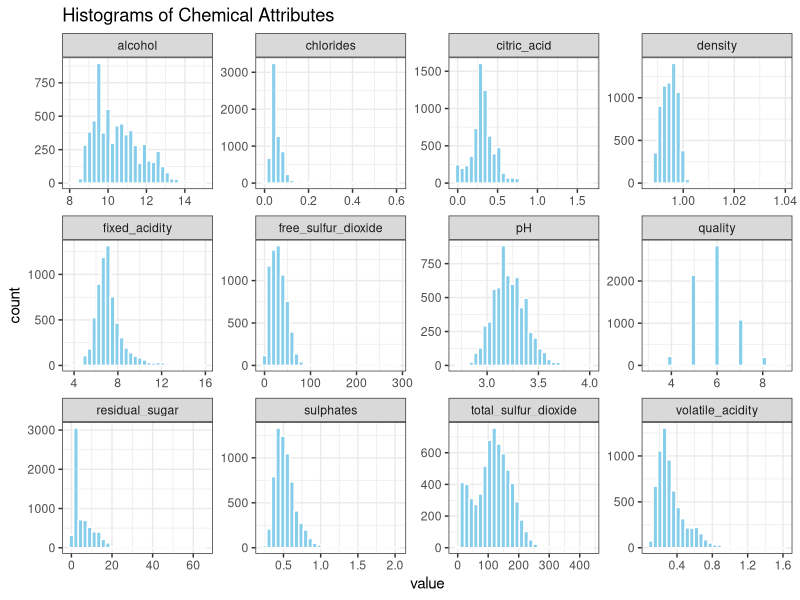
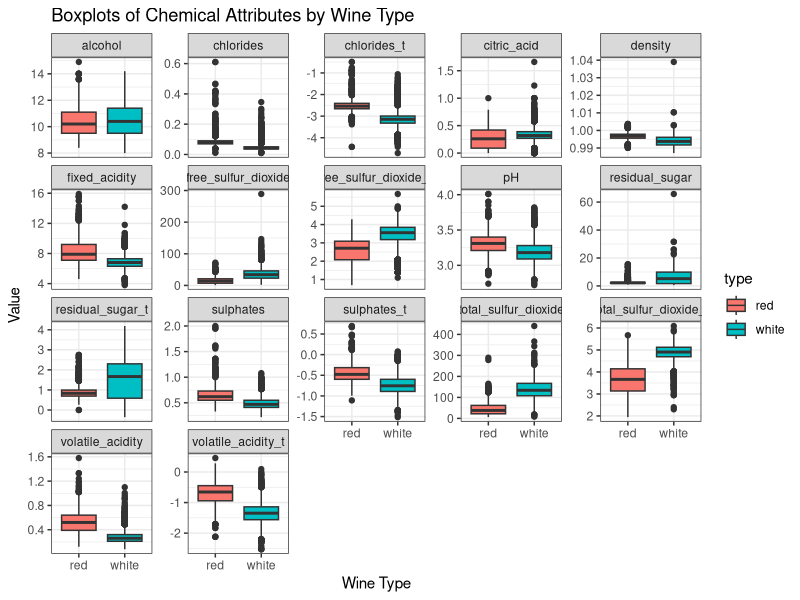
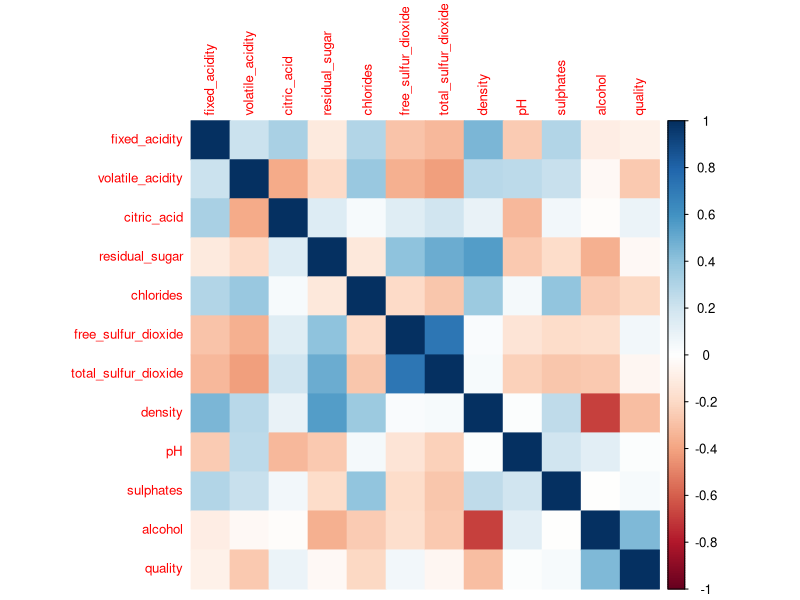
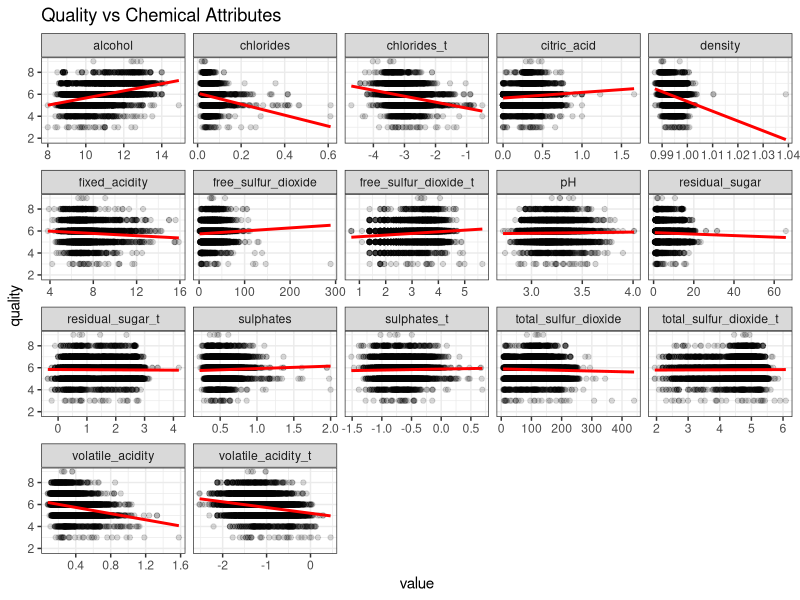
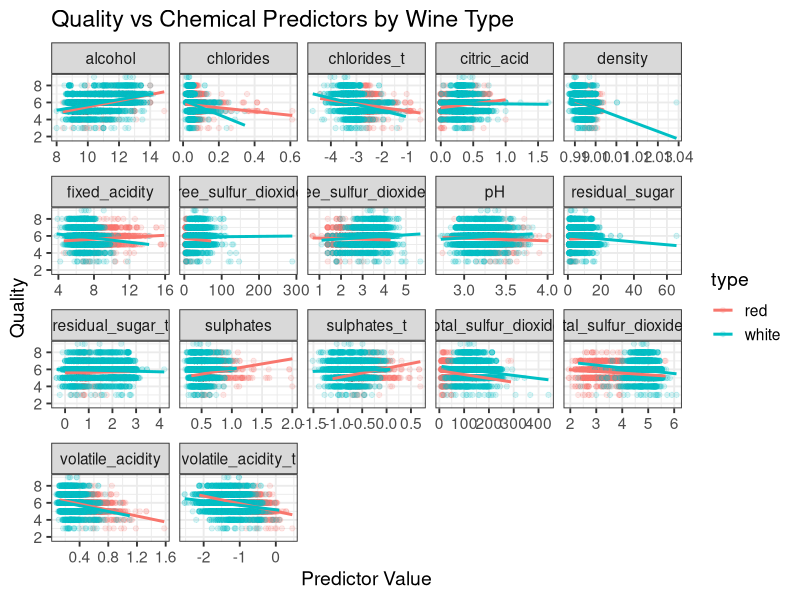
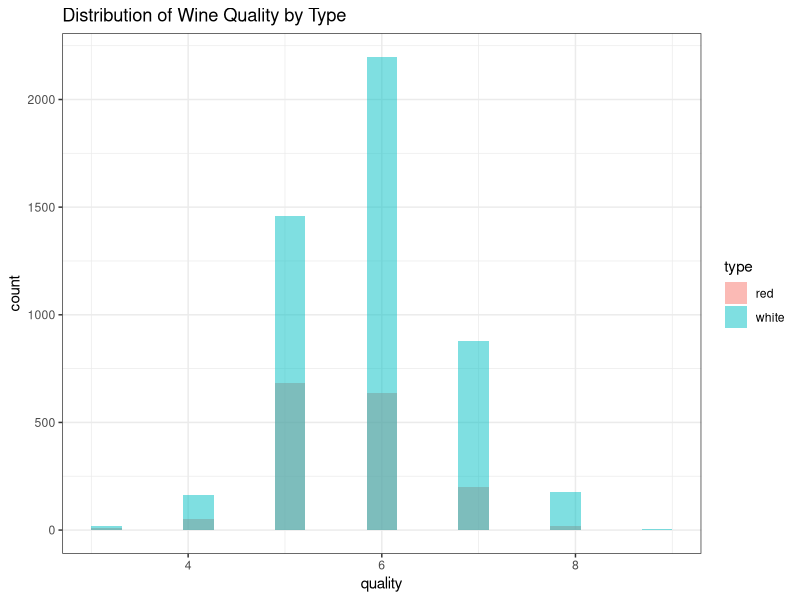

These charts were generated, in order, by the following R code:
## ---- chunk 1
# prep
library(tidyverse)
library(ggplot2)
library(tidyr)

wine <- read_csv("data/wine.csv")
wine <- wine |>
  mutate(
    type = factor(
      type,
      levels = c(0, 1),
      labels = c("red", "white")
    )
  )
## ---- chunk 2
# 仅选择数值型变量（排除 type）
wine_numeric <- wine[, sapply(wine, is.numeric)]

wine_long <- pivot_longer(wine_numeric,
                          cols = everything(),
                          names_to = "variable",
                          values_to = "value")

ggplot(wine_long, aes(x = value)) +
  geom_histogram(bins = 30, fill = "skyblue", color = "white") +
  facet_wrap(~ variable, scales = "free") +
  theme_bw() +
  labs(title = "Histograms of Chemical Attributes")
## ---- chunk 3
wine$residual_sugar_t        <- log(wine$residual_sugar + 0.1)
wine$free_sulfur_dioxide_t   <- log(wine$free_sulfur_dioxide + 1)
wine$total_sulfur_dioxide_t  <- log(wine$total_sulfur_dioxide + 1)
wine$chlorides_t             <- log(wine$chlorides)
wine$volatile_acidity_t      <- log(wine$volatile_acidity)
wine$sulphates_t             <- log(wine$sulphates)
## ---- chunk 4
# Boxplot: chemical variable by type
wine_long2 <- pivot_longer(wine,
                           cols = -c(type, quality),
                           names_to = "variable",
                           values_to = "value")

ggplot(wine_long2, aes(x = type, y = value, fill = type)) +
  geom_boxplot() +
  facet_wrap(~ variable, scales = "free_y") +
  theme_bw() +
  labs(title = "Boxplots of Chemical Attributes by Wine Type",
       x = "Wine Type", y = "Value")
## ---- chunk 5
library(corrplot)

corr_matrix <- cor(wine_numeric)   # numeric variables only
corrplot(corr_matrix, method = "color", tl.cex = 0.8)
## ---- chunk 6
ggplot(wine_long2, aes(x = value, y = quality)) +
  geom_point(alpha = 0.15) +
  geom_smooth(method = "lm", se = FALSE, color = "red") +
  facet_wrap(~ variable, scales = "free_x") +
  theme_bw() +
  labs(title = "Quality vs Chemical Attributes")
## ---- chunk 7
predictors <- c(
  "alcohol",
  "chlorides", "chlorides_t",
  "citric_acid",
  "density",
  "fixed_acidity",
  "free_sulfur_dioxide", "free_sulfur_dioxide_t",
  "total_sulfur_dioxide", "total_sulfur_dioxide_t",
  "pH",
  "sulphates", "sulphates_t",
  "residual_sugar", "residual_sugar_t",
  "volatile_acidity", "volatile_acidity_t"
)

wine_long <- wine %>%
  pivot_longer(
    cols = all_of(predictors),
    names_to = "variable",
    values_to = "value"
  )

ggplot(wine_long, aes(x = value, y = quality, color = type)) +
  geom_point(alpha = 0.15) +
  geom_smooth(method = "lm", se = FALSE) +
  facet_wrap(~ variable, scales = "free_x") +
  theme_bw(base_size = 14) +
  labs(
    title = "Quality vs Chemical Predictors by Wine Type",
    x = "Predictor Value",
    y = "Quality"
  )

## ---- chunk 8
ggplot(wine, aes(x = quality, fill = type)) +
  geom_histogram(position = "identity", alpha = 0.5, bins = 20) +
  theme_bw() +
  labs(title = "Distribution of Wine Quality by Type")
